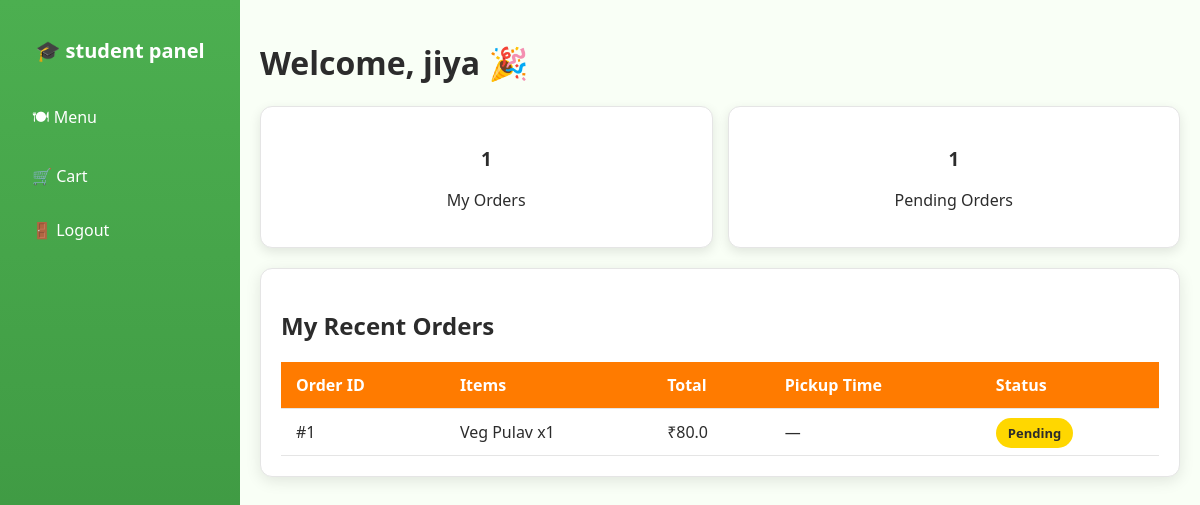
The page /student/dashboard (signed in) on the database its author committed.
### tables this page shows
CREATE TABLE orders (
        id INTEGER PRIMARY KEY AUTOINCREMENT,
        user_id INTEGER,
        total_amount REAL NOT NULL,
        status TEXT DEFAULT 'Pending',
        pickup_time TEXT,
        created_at TIMESTAMP DEFAULT CURRENT_TIMESTAMP,
        FOREIGN KEY (user_id) REFERENCES users(id) ON DELETE CASCADE
    );

### app.py (the view)
@app.route("/student/dashboard")
def student_dashboard():
    if "user_id" not in session:
        flash("Please login first.", "warning")
        return redirect(url_for("student_account"))
    user_id = session["user_id"]
    conn = get_db_connection()
    c = conn.cursor()
    orders = c.execute("""
        SELECT o.id, o.total_amount, o.status, o.pickup_time, o.created_at,
               GROUP_CONCAT(m.name || ' x' || oi.quantity, ' || ') as items
        FROM orders o
        LEFT JOIN order_items oi ON oi.order_id = o.id
        LEFT JOIN menu m ON oi.item_id = m.id
        WHERE o.user_id = ?
        GROUP BY o.id
        ORDER BY o.created_at DESC
    """, (user_id,)).fetchall()
    next_confirmed = c.execute("""
        SELECT id, pickup_time FROM orders
        WHERE user_id=? AND status='Confirmed' AND pickup_time IS NOT NULL
        ORDER BY pickup_time ASC LIMIT 1
    """, (user_id,)).fetchone()
    conn.close()
    return render_template("student_dashboard.html", name=session.get("user_name"), orders=orders, next_confirmed=next_confirmed)

### app.py (called while the page is built)
def get_db_connection():
    conn = sqlite3.connect("canteen.db")
    conn.row_factory = sqlite3.Row
    conn.execute("PRAGMA foreign_keys = ON")
    return conn

### templates/student_dashboard.html (shortened to what this page needs)
<!DOCTYPE html>
<html lang="en">
  <head>
  </head>
  <body>
    <div class="sidebar">
      <h2>🎓 student panel</h2>
      <a href="{{ url_for('menu') }}">🍽 Menu</a>
      <a href="{{ url_for('order') }}">🛒 Cart</a>
      <a href="{{ url_for('logout') }}">🚪 Logout</a>
    </div>
    <div class="main">
      <div class="welcome">
        <h1>Welcome, {{ name }} 🎉</h1>
      </div>
      <div class="dashboard-cards">
        <div class="card">
          <h3>{{ orders|length }}</h3>
          <p>My Orders</p>
        </div>
        <div class="card">
          <h3>{{ orders|selectattr("status","equalto","Pending")|list|length }}</h3>
          <p>Pending Orders</p>
        </div>
      </div>
      <div class="container">
        <h2>My Recent Orders</h2>
        <table>
          <tr><th>Order ID</th><th>Items</th><th>Total</th><th>Pickup Time</th><th>Status</th></tr>
          {% for o in orders %}
            <tr>
              <td>#{{ o.id }}</td>
              <td>{{ o.items or '—' }}</td>
              <td>₹{{ o.total_amount }}</td>
              <td>{{ o.pickup_time or '—' }}</td>
              <td>
                <span class="status {% if o.status=='Pending' %}pending{% elif o.status=='Confirmed' %}confirmed{% elif o.status=='Ready' %}ready{% else %}cancelled{% endif %}">
                  {{ o.status }}
                </span>
              </td>
            </tr>
          {% else %}
            <tr><td colspan="5" style="text-align:center;color:gray">No orders yet</td></tr>
          {% endfor %}
        </table>
      </div>
    </div>
  </body>
</html>

### templates/student_dashboard.html (style rules this page uses)
body { font-family: "Segoe UI", sans-serif; margin: 0; background-color: #F9FFF6; color: #2C2C2C; display: flex; }
.sidebar { width: 200px; background: linear-gradient(180deg, #4CAF50, #388E3C); color: white; min-height: 100vh; padding: 20px; }
.sidebar h2 { margin-bottom: 30px; font-size: 20px; text-align: center; }
.sidebar a { display: block; color: white; text-decoration: none; padding: 12px; margin: 8px 0; border-radius: 8px; font-weight: 500; transition: transform 0.16s ease, background 0.16s ease; }
.main { flex: 1; padding: 20px; }
.welcome { margin-bottom: 18px; }
.dashboard-cards { display: grid; grid-template-columns: repeat(2, 1fr); gap: 15px; margin-bottom: 20px; }
.card { background: white; padding: 20px; border-radius: 12px; text-align: center; box-shadow: 0 4px 12px rgba(0, 0, 0, 0.1); border: 1px solid #E5E5E5; }
.container { background-color: white; border-radius: 12px; padding: 20px; box-shadow: 0 4px 15px rgba(0, 0, 0, 0.1); border: 1px solid #E5E5E5; }
table { width: 100%; border-collapse: collapse; }
th, td { padding: 12px 15px; text-align: left; }
th { background: #ff7b00; color: white; }
tr { border-bottom: 1px solid #E5E5E5; }
.status { padding: 6px 12px; border-radius: 20px; color: white; font-size: 13px; font-weight: 700; }
.pending { background-color: #FFD700; color: #2C2C2C; }

### rows shown on the page
orders: id "1", items "Veg Pulav x1", total_amount "80.0", pickup_time "—", status "Pending"

### other values the page prints
{{ name }} "jiya"
{{ orders|length }} "1"
{{ orders|selectattr("status","equalto","Pending")|list|length }} "1"
